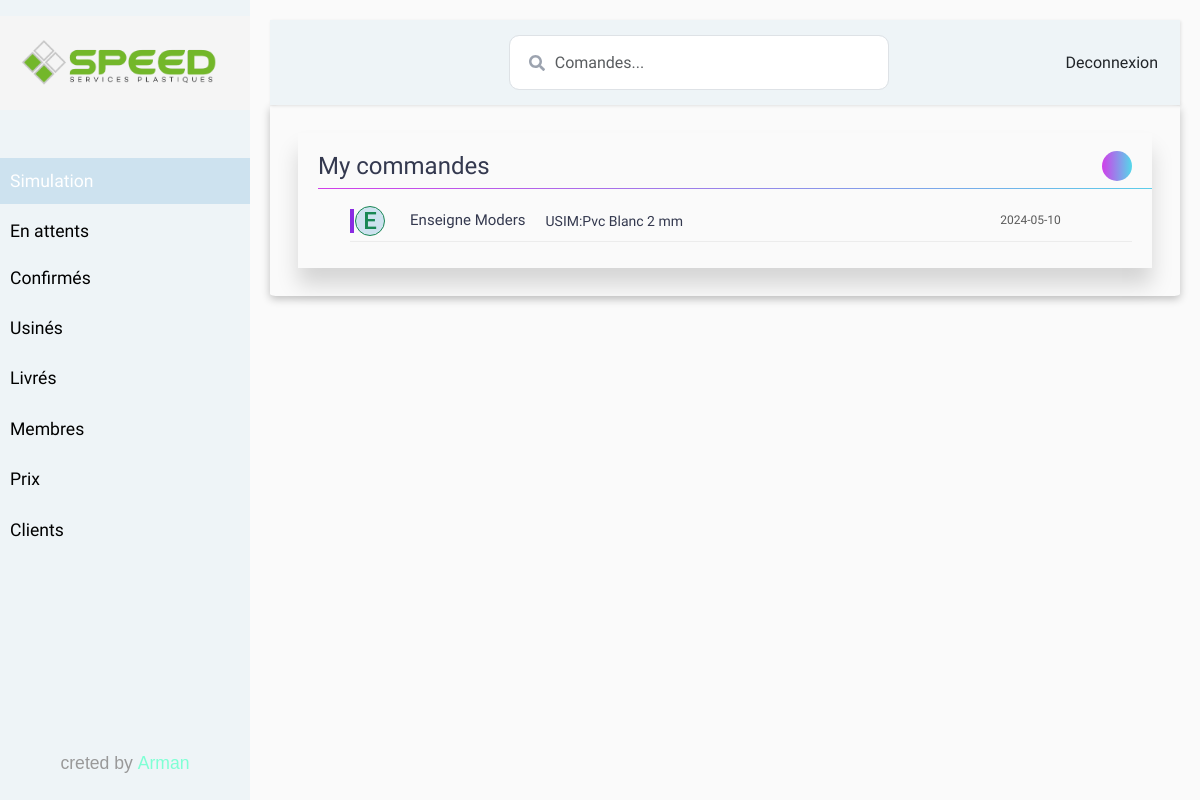
The app's page /en_attente (signed in) with its own data.
### models/models.py (models this page shows, shortened)
class Commande(db.Model):
    __tablename__ = 'commande'
    id = db.Column(db.Integer, autoincrement=True,primary_key=True )
    client_id = db.Column(db.Integer , ForeignKey('client.id'),nullable=False)
    statut_id = db.Column(db.Integer, ForeignKey('statut.id'),nullable=False )
    usinage_id = db.Column(db.Integer, ForeignKey('type_usinage.id'), nullable=False )
    name_matiere = db.Column(db.String(50), nullable=False )
    type_matiere = db.Column(db.String(50), nullable=False )
    epaisseur_id = db.Column(db.Integer, ForeignKey('epaisseur.id'),nullable=False )
    count = db.Column(db.Integer ,default=1,nullable=False)
    count_persage = db.Column(db.Integer ,default=0)
    prix_matiere = db.Column(db.Float , nullable=False)
    prix_limeaire = db.Column(db.Float, nullable=False)
    name_dxf = db.Column(db.String(256), nullable=True )
    name_bl = db.Column(db.String(256), nullable=True )
    text = db.Column(db.String(256), nullable=True )
    hauteur_text = db.Column(db.Float , nullable=True)
    description_commercial_responsable = db.Column(db.String(1000), nullable=True)
    description_responsable_comercial = db.Column(db.String(1000), nullable=True)
    date_envoi = db.Column(Date, nullable=False)
    date_confirmation = db.Column(Date, nullable=True)
    date_usinage = db.Column(Date, nullable=True)
    date_fin = db.Column(Date, nullable=False)
    responsable = db.Column(db.String(100),nullable=True )
    assistante = db.Column(db.String(100),nullable=True )
    is_livr = db.Column(db.Boolean(), server_default=sqlalchemy.sql.expression.true())
    ville_livr = db.Column(db.String(80), nullable=True)
    cp_livr = db.Column(db.Integer(), nullable=True)
    numero_livr = db.Column(db.Integer(), nullable=True)
    addresse_livr = db.Column(db.String(256), nullable=True)
    is_vu_attente = db.Column(db.Boolean(),server_default=sqlalchemy.sql.expression.false())
    is_vu_confirmé = db.Column(db.Boolean(),server_default=sqlalchemy.sql.expression.false())
    is_vu_usiné = db.Column(db.Boolean(),server_default=sqlalchemy.sql.expression.false())
    is_form = db.Column(db.Boolean(), server_default=sqlalchemy.sql.expression.true())

class User(db.Model, UserMixin):
    __tablename__ = 'user'
    id = db.Column(db.Integer, autoincrement=True, primary_key=True)
    username=db.Column(db.String(255), nullable=False)
    email = db.Column(db.String(255), unique=True)
    password = db.Column(db.String(255), nullable=False, server_default='')
    tel = db.Column(db.String(20), nullable=False)
    role_id = db.Column(db.Integer , ForeignKey('role.id'),nullable=False)
    rel_user_client = relationship("Client", backref = "user")

class Client(db.Model):
    __tablename__ = 'client'
    id = db.Column(db.Integer(),autoincrement=True, primary_key=True)
    user_id = db.Column(db.Integer , ForeignKey('user.id'),nullable=False)
    name = db.Column(db.String(80), nullable=False)
    ville = db.Column(db.String(80), nullable=False)
    cp = db.Column(db.Integer(), nullable=False)
    numero = db.Column(db.Integer(), nullable=True)
    addresse = db.Column(db.String(256), nullable=False)
    email = db.Column(db.String(255), unique=True)
    tel = db.Column(db.String(20), nullable=False)
    rel_client_commande = relationship("Commande", backref = "client")

class Type_usinage(db.Model):
    __tablename__ = "type_usinage"
    id = db.Column(db.Integer, primary_key=True , autoincrement=True)
    name = db.Column(db.String(50), nullable=False )
    rel_usinage_bridge = relationship("Bridge", backref = "type_usinage")
    rel_usinage_commande = relationship("Commande", backref = "type_usinage")
    rel_usinage_lettre = relationship("BridgeLettres", backref = "type_usinage")

class Epaisseur(db.Model):
    __tablename__ = "epaisseur"
    id = db.Column(db.Integer, primary_key=True , autoincrement=True)
    value = db.Column(db.Integer, nullable=False, unique=True)
    rel_essaisseur_bridge = relationship("Bridge", backref = "epaisseur")
    rel_essaisseur_commande = relationship("Commande", backref = "epaisseur")
    rel_essaisseur_lettre = relationship("BridgeLettres", backref = "epaisseur")

### routes.py (the view)
@app.route('/en_attente' ,  methods=['GET', 'POST'])
@login_required
def en_attente():
    if current_user.role_id == 2:
        data = get_en_attentes(current_user)
    else:
       data = get_all_attentes()
    return render_template('en_attente.html', user = current_user,data=data)

### app.py (called while the page is built)
@login_manager.user_loader
def load_user(id):
    return User.query.get(int(id))

### models/models.py (called while the page is built)
def get_all_attentes():
    data = db.session.query(Commande.name_matiere, Commande.type_matiere,Commande.prix_matiere,Commande.prix_limeaire,Commande.date_envoi,Commande.date_fin,Client.name,Statut.name,Type_usinage.name,Epaisseur.value,Commande.count,Commande.name_dxf,Commande.id,User.username).join(Client,Commande.client_id== Client.id ).join(User,Client.user_id== User.id ).join(Statut,Commande.statut_id== Statut.id ).filter(Statut.name =="en_attente").join(Type_usinage,Commande.usinage_id== Type_usinage.id ).join(Epaisseur,Commande.epaisseur_id== Epaisseur.id ).all()
    result = []
    for row in  data :
        result.append(row._data)
    return result

### routes.py (called while the page is built)
@app.before_request
def session_handler():
    session.permanent = True
    app.permanent_session_lifetime = timedelta(days=30)

### templates/en_attente.html
{% extends 'base.html' %}
{% block search %}
<div class="form d-flex">
  <i class="fa fa-search"></i>
  <input id="search_en_attants" type="text" class="form-control form-input" placeholder="Comandes...">
</div>
{% endblock %}
{% block contenue %}
<div class="commande_main">
  <div class="commande_div">
    <div class="commande_div_head">
      <div class="title"> My commandes </div>
      <div class="icon_bubble msg"> </div>
    </div>
    <div class="divider"> </div>
    <div class="commande_div_body">
      <ul id="en_attents_list" style="list-style: none;">
        {% for item in data %}
        <li value={{item[12]}} class="commande_li">
          <a href="{{ url_for('en_attente_detailles', id=item[12] ) }}">
            <div class="commande">
              <div class=" commande_avatar border border-success rounded-circle" style="background-color: #cde2ef">
                {% if item[13][0] == 'E' %}
                    <h4 class="text-center text-success">{{item[13][0]}}</h4>
                {% elif condition == 'C' %}
                <h4 class="text-center text-primary">{{item[13][0]}}</h4>
                {% else %}
                <h4 class="text-center text-dark text-success">{{item[13][0]}}</h4>
                {% endif %}
              </div>
              <div class="commande_info d-flex justify-content-start">
                <div class="contact_name"> {{item[6]}}</div>
                <div class="contact_msg" style="margin-left: 20px;">{{item[8]}}:{{item[0]}} {{item[1]}} {{item[9]}} mm </div>
              </div>
              <div class="commande_status">
                <div class="commande_date">{{item[4]}}</div>
              </div>
            </div>
          </a>
        </li>
        {% endfor %}
      </ul>
    </div>
  </div>
</div>
{% endblock %}

### templates/base.html (shortened to what this page needs)
{% extends 'base_header_footer.html' %}
{% block body %}
<div id="main_contenue" class="wrapper">
  <nav id="sidebar">
    <div class="sidebar-header mt-3">
      <a href="{{url_for( 'Usinage')}}" class="logo me-auto"><img
          src="{{ url_for('static', filename= 'img/logo/logo.png') }}" alt="speed logo" style="width: 200px;"></a>
    </div>
    <ul class="list-unstyled  mt-5">
      {% if user.role_id==1 or user.role_id==2  or 1 ==1 %}
      <li class="active mt-5">
        <a href="{{url_for( 'Usinage')}}">Simulation</a>
      </li class=" mt-1">
      {% endif %}
      <li class="mt-1">
        <a href="{{url_for( 'en_attente')}}">En attents</a>
      </li class=" mt-1">
      <li>
        <a href="{{url_for( 'confirmé')}}">Confirmés</a>
      </li>
      <li class=" mt-1">
        <a href="{{url_for('usiné')}}">Usinés</a>
      </li>
      <li class=" mt-1">
        <a href="{{url_for('livré')}}">Livrés</a>
      </li>
      <li class=" mt-1">
        <a href="{{url_for('membres')}}">Membres</a>
      </li>
      <li class=" mt-1">
        <a href="{{url_for('prix')}}">Prix</a>
      </li>
      <li class=" mt-1">
        <a href="{{url_for('clients')}}">Clients</a>
      </li>
    </ul>
    <footer style="bottom: 5px; position: absolute; width: 100%;">
      <p class="text-center">creted by <strong style="color: aquamarine;">Arman</strong></p>
    </footer>
  </nav>
  <div id="content">
    <nav class="navbar navbar-expand-lg navbar-light bg-light">
      <div class="container-fluid d-flex">
        <div class="row height d-flex justify-content-center align-items-center" style="width: 70%;">
          <div class="col-md-8">
            {% block search %}
            {% endblock %}
          </div>
        </div>
        <div class=" " id="navbarSupportedContent">
          <ul class="nav navbar-nav ml-auto ">
            <li class="nav-item active d-inline-block">
              <a href="{{ url_for('logout') }}">Deconnexion</a>
            </li>
          </ul>
        </div>
      </div>
    </nav>
    <div id="main_container" class="p-2">
      {% block contenue %}
      {% endblock %}
    </div>
  </div>
</div>
{% endblock %}

### templates/base_header_footer.html (shortened to what this page needs)
<!DOCTYPE html>
<html lang="fr">
<head>
  <link href="https://cdn.rawgit.com/harvesthq/chosen/gh-pages/chosen.min.css" rel="stylesheet"/>
  <link href="{{ url_for('static', filename= 'includes/css/animate.min.css') }}" rel="stylesheet">
  <link href="{{ url_for('static', filename= 'includes/css/aos.css') }}" rel="stylesheet">
  <link href="{{ url_for('static', filename= 'includes/css/bootstrap.min.css') }}" rel="stylesheet">
  <link href="{{ url_for('static', filename= 'includes/css/bootstrap-icons.css') }}" rel="stylesheet">
  <link href="{{ url_for('static', filename= 'includes/css/boxicons.min.css') }}" rel="stylesheet">
  <link href="{{ url_for('static', filename= 'includes/css/glightbox.min.css') }}" rel="stylesheet">
  <link href="{{ url_for('static', filename= 'includes/css/swiper-bundle.min.css') }}" rel="stylesheet">
  <link rel="stylesheet" href="{{ url_for('static', filename= 'css/style.css') }}">
</head>
<body>
  {% block body %}
  {% endblock %}
</body>
</html>

### static/css/style.css (style rules this page uses)
* { margin: 0; padding: 0; box-sizing: border-box; }
body { font-family: 'Poppins', sans-serif; background: #fafafa; }
p { font-family: 'Poppins', sans-serif; font-size: 1.1em; font-weight: 300; line-height: 1.7em; color: #999; }
a, a:hover, a:focus { color: inherit; text-decoration: none; transition: all 0.3s; }
h1, h2, h3, h4, h5, h6 { font-family: "Roboto", sans-serif; }
.navbar { padding: 15px 10px; background-color: rgb( 238, 244, 247 ) !important; border: none; border-radius: 0; box-shadow: 1px 1px 3px rgba(0, 0, 0, 0.1); }
.form { position: relative; }
.form .fa-search { position: absolute; top:20px; left: 20px; color: #9ca3af; }
.form-input { height: 55px; text-indent: 33px; border-radius: 10px; }
#sidebar { width: 250px; position: fixed; top: 0; height: 100vh; z-index: 999; background: rgb( 238, 244, 247 ); color: black; left: 0; overflow-y: hidden; }
#sidebar .sidebar-header { padding: 20px; background: rgb(245, 245, 245); }
#sidebar ul li a { padding: 10px; font-size: 1.1em; display: block; }
#sidebar ul li.active>a, a[aria-expanded="true"] { color: #fff; background: #cde2ef ; }
#content { left: 250px !important; padding: 20px; min-height: 100vh; transition: all 0.3s; position: absolute; top: 0; right: 0; }
#main_container { box-shadow: rgba(0, 0, 0, 0.24) 0px 3px 8px; border-radius: 1%; }
body { font-family: 'Asap', sans-serif; }
.commande_main { display: flex; flex-direction: row; align-items: center; justify-content: space-around; padding: 20px; }
.commande_div { width: 100%; padding: 10px 20px; overflow: hidden; position: relative; box-shadow: 0px 17px 20px rgba(0, 0, 0, 0.15); }
.commande_div_head { display: flex; flex-direction: row; justify-content: space-between; align-items: center; height: 45px; }
.commande_div_head .title { font-size: 24px; font-weight: 500; color: #34394F; }
.icon_bubble.msg { width: 30px; height: 30px; background: linear-gradient( 90deg, #d13eea, #53d9ea); border-radius: 50%; }
.divider { height: 1px; width: 111%; background: linear-gradient( 90deg, #d13eea, #53d9ea); margin-bottom: 12px; }
.commande_avatar { width: 30px; height: 30px; margin-right: 3px; }
.commande { margin-top:4px !important; display: flex; justify-content: space-between; align-items: center; padding: 5px 5px; border-bottom: 1px solid #d3d3d35e; position: relative; }
.commande :before { content: ''; position: absolute; top: 20%; left: 0; width: 2px; height:60%; border: 2px solid blueviolet; }
.contact_name { font-weight: 500; color: #34394F; font-size: 15px; margin-bottom: 2px; }
.contact_msg { font-size: 14px; color:#34394F; font-weight: lighter; }
.commande_info { width: 50%; display: flex; justify-content: flex-start; align-items: center; margin-right: 15%; }
.commande_date { font-size: 12px; color: #5a5a5a; margin-bottom: 2px; }
.commande_status { width: 25%; display: flex; flex-direction: column; align-items: center; }

### records on screen
Commande: {{ item[12] }} 5 (drawn), username "E", name "Enseigne Moders", name "USIM", name_matiere "Pvc", type_matiere "Blanc", value "2", item "2024-05-10"
